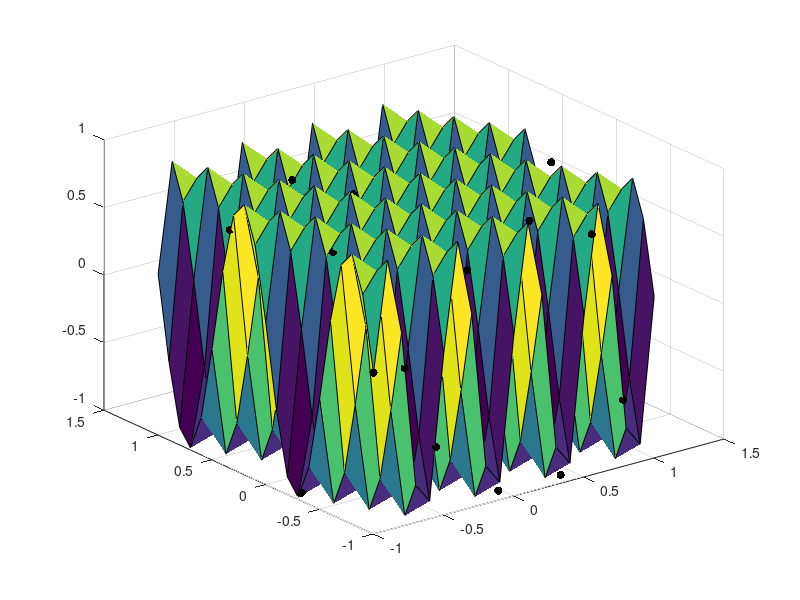
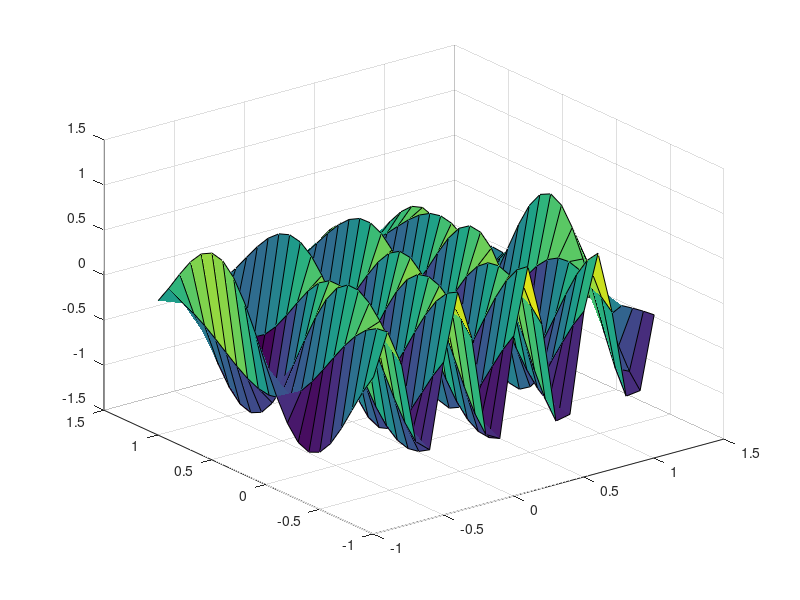
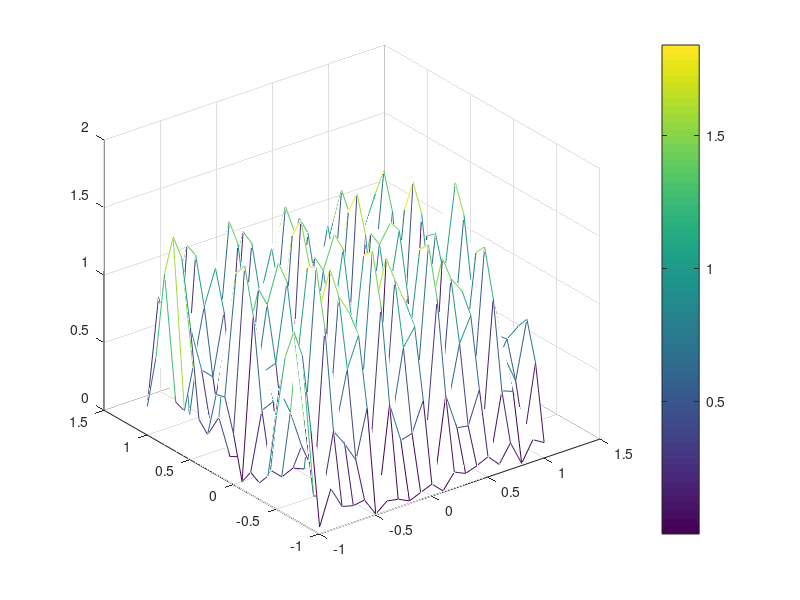

These figures' MATLAB source, in order:
%aliasing
clear
close all
N = 9;
M = 3;
a = -1+0.01;b = 1+0.01;
mfreqx = 2;
mfreqy = 1;

stepx = (b-a)/N;
stepy = (b-a)/M;
dsstep = 0.1;

disp('freq [x y] max : ')
[mfreqx mfreqy]
disp('freq [x y] sampling : ')
[1/stepx 1/stepy]

e = 0.000001;
x = a:stepx:b-e;
y = a:stepy:b-e;
[X Y] = meshgrid(x,y);
z = sin(2*pi*(mfreqx*X+mfreqy*Y));
X = X';
Y = Y';
z = z';
% old
% z = zeros(N,M);
% for i = 1:N
%     for j = 1:M
%         z(i,j) = sin(2*pi*(2*x(i)+y(j)));
%     end
% end
figure
scatter3(X(:),Y(:),z(:),'k','filled')
hold on;
dsx = a:dsstep:b;
dsy = a:dsstep:b;
[dsX dsY] = meshgrid(dsx,dsy);
dsz = sin(2*pi*(mfreqx*dsX+mfreqy*dsY));
surf(dsX,dsY,dsz);
pause
%----------------- reconstruct -------------------
steprx = dsstep;
stepry = steprx;
xx = a:steprx:b;
yy = xx;
Rz = zeros(length(xx),length(yy));
dispInt = floor(length(xx)/10);
for i = 1:length(xx)
    for j = 1:length(yy)
        % reconstruct for one point
        for k = 1:N
            for l = 1:M
                Rz(i,j) = Rz(i,j) + z(k,l)*sinc(xx(i)/stepx - k + N/2 + 1)...
                          *sinc(yy(j)/stepy - l + M/2 + 1);
            end
        end
    end
    if(mod(i,dispInt) == 0)
        floor(i/dispInt);
    end
end
figure
surf(xx,yy,Rz')
figure
mesh(xx,yy,abs(dsz - Rz'))
colorbar